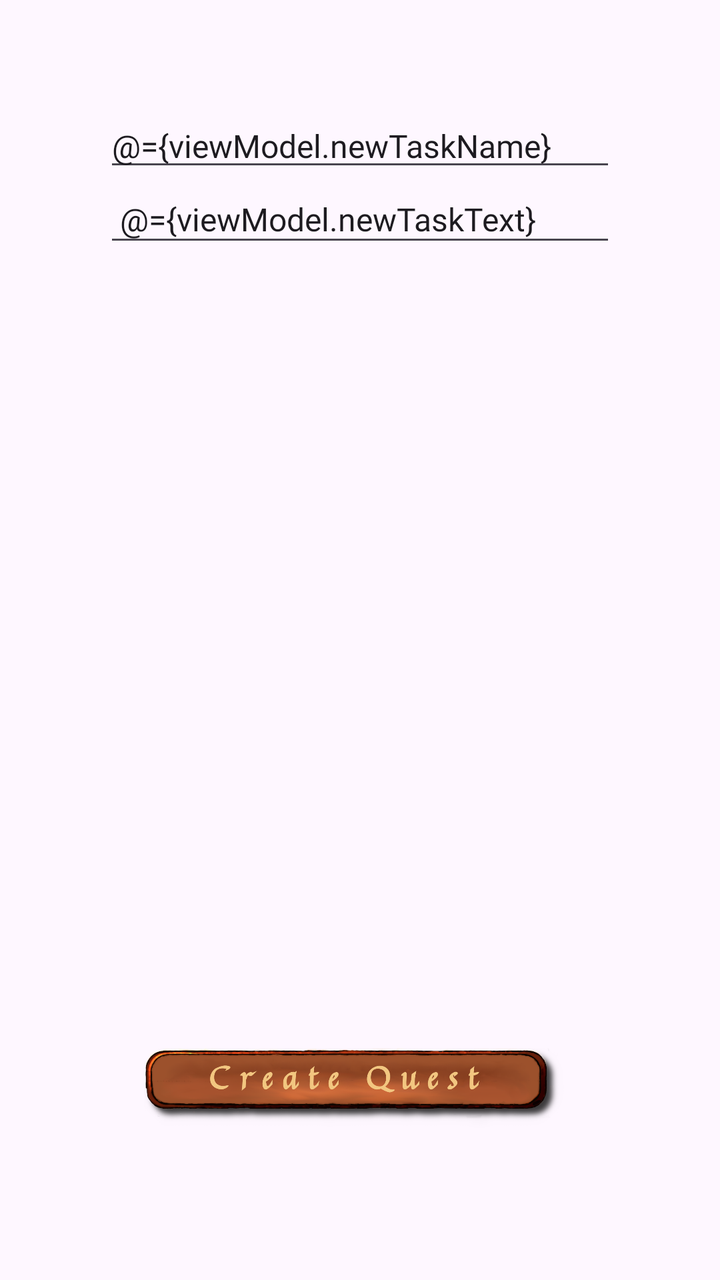
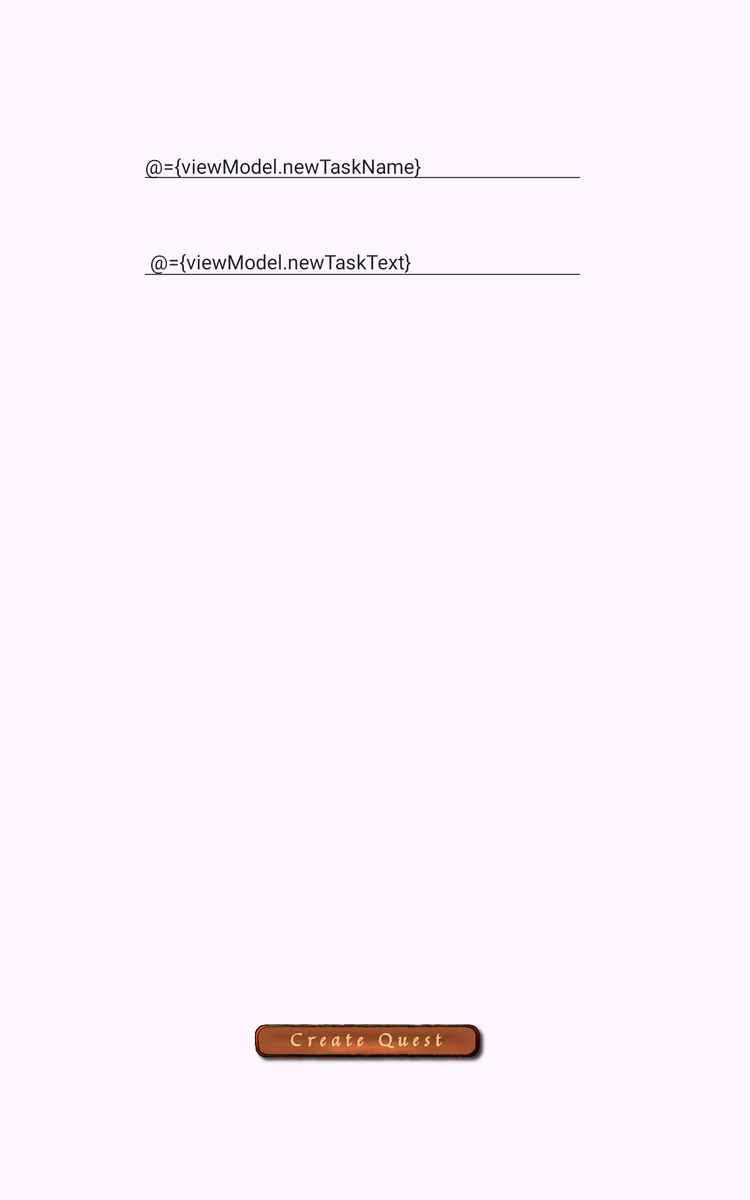

One screen, two layout resources from the same app: the default and the repository's alternative for another configuration. Each is rendered where Android would select it; the XML of both is given below.
<!-- AndroidManifest.xml: application theme Theme.QuestLog -->
<!-- res/layout/fragment_create_task.xml -->
<?xml version="1.0" encoding="utf-8"?>
<layout
    xmlns:android="http://schemas.android.com/apk/res/android"
    xmlns:app="http://schemas.android.com/apk/res-auto"
    xmlns:tools="http://schemas.android.com/tools"
    tools:context=".CreateTaskFragment">

    <data>
        <variable
            name="viewModel"
            type="com.example.questlog.CreateTaskViewModel" />
    </data>

    <androidx.constraintlayout.widget.ConstraintLayout
        android:layout_width="match_parent"
        android:layout_height="match_parent"
        android:padding="16dp"
        android:layout_margin="16dp"
        android:orientation="vertical"
        android:background="@drawable/background_3">

        <ScrollView
            android:id="@+id/scrollView"
            android:layout_width="0dp"
            android:layout_height="0dp"
            android:padding="20dp"
            android:fillViewport="true"
            app:layout_constraintTop_toTopOf="parent"
            app:layout_constraintBottom_toTopOf="@+id/buttonsLayout"
            app:layout_constraintStart_toStartOf="parent"
            app:layout_constraintEnd_toEndOf="parent">

            <LinearLayout
                android:layout_width="match_parent"
                android:layout_height="match_parent"
                android:orientation="vertical">

                <EditText
                    android:id = "@+id/task_name"
                    android:layout_width="match_parent"
                    android:layout_height="wrap_content"
                    android:inputType="text"
                    android:hint="@string/create_task_hint_text"
                    android:textSize="16sp"
                    android:fontFamily="@font/kurale_regular"
                    android:text="@={viewModel.newTaskName}"/>

                <EditText
                    android:id="@+id/task_text"
                    android:layout_width="match_parent"
                    android:layout_height="wrap_content"
                    android:inputType="textMultiLine"
                    android:textSize="16sp"
                    android:fontFamily="@font/kurale_regular"
                    android:padding="8dp"
                    android:text="@={viewModel.newTaskText}"/>

            </LinearLayout>

        </ScrollView>

        <LinearLayout
            android:id="@+id/buttonsLayout"
            android:layout_width="0dp"
            android:layout_height="wrap_content"
            android:padding="20dp"
            android:orientation="horizontal"
            android:gravity="center"
            android:layout_marginTop="8dp"
            app:layout_constraintBottom_toBottomOf="parent"
            app:layout_constraintStart_toStartOf="parent"
            app:layout_constraintEnd_toEndOf="parent">

            <ImageButton
                android:id="@+id/save_button"
                android:layout_width="match_parent"
                android:layout_height="wrap_content"
                android:layout_margin="20dp"
                android:layout_gravity="center"
                android:src="@drawable/create_button_selector"
                android:adjustViewBounds="true"
                android:scaleType="fitCenter"
                android:background="?attr/selectableItemBackgroundBorderless"
                android:stateListAnimator="@animator/scale_press"
                android:onClick="@{() -> viewModel.addTask()}"/>
        </LinearLayout>

    </androidx.constraintlayout.widget.ConstraintLayout>

</layout>
<!-- resources referenced by this layout -->
<resources>
  <!-- drawable create_button_selector (drawable) -->
  <?xml version="1.0" encoding="utf-8"?>
  <selector xmlns:android="http://schemas.android.com/apk/res/android">
  
      
      <item
          android:state_pressed="true"
          android:drawable="@drawable/create_button_pressed" />
  
      
      <item
          android:drawable="@drawable/create_button_normal" />
  
  </selector>
  <string name="create_task_hint_text">Enter a task name</string>
  <style name="Theme.QuestLog" parent="Base.Theme.QuestLog" />
  <!-- drawable create_button_pressed: png bitmap (drawable, 209637 bytes) -->
  <!-- drawable create_button_normal: png bitmap (drawable, 220191 bytes) -->
  <style name="Base.Theme.QuestLog" parent="Theme.Material3.DayNight.NoActionBar">
          
          
      </style>
</resources>
<!-- res/layout-sw600dp/fragment_create_task.xml (the repository's variant of the layout above) -->
<!-- drawn on a 7-inch tablet held upright -->
<?xml version="1.0" encoding="utf-8"?>
<layout
    xmlns:android="http://schemas.android.com/apk/res/android"
    xmlns:app="http://schemas.android.com/apk/res-auto"
    xmlns:tools="http://schemas.android.com/tools"
    tools:context=".CreateTaskFragment">

    <data>
        <variable
            name="viewModel"
            type="com.example.questlog.CreateTaskViewModel" />
    </data>

    <androidx.constraintlayout.widget.ConstraintLayout
        android:layout_width="match_parent"
        android:layout_height="match_parent"
        android:padding="16dp"
        android:layout_margin="16dp"
        android:orientation="vertical"
        android:background="@drawable/background_3">

        <ScrollView
            android:id="@+id/scrollView"
            android:layout_width="0dp"
            android:layout_height="0dp"
            android:padding="20dp"
            android:layout_marginTop="40dp"
            android:layout_marginStart="40dp"
            android:layout_marginEnd="40dp"
            android:fillViewport="true"
            app:layout_constraintTop_toTopOf="parent"
            app:layout_constraintBottom_toTopOf="@+id/buttonsLayout"
            app:layout_constraintStart_toStartOf="parent"
            app:layout_constraintEnd_toEndOf="parent">

            <LinearLayout
                android:layout_width="match_parent"
                android:layout_height="match_parent"
                android:orientation="vertical">

                <EditText
                    android:id = "@+id/task_name"
                    android:layout_width="match_parent"
                    android:layout_height="wrap_content"
                    android:layout_marginStart="20dp"
                    android:layout_marginEnd="40dp"
                    android:layout_marginTop="20dp"
                    android:layout_marginBottom="20dp"
                    android:inputType="text"
                    android:hint="@string/create_task_hint_text"
                    android:textSize="16sp"
                    android:fontFamily="@font/kurale_regular"
                    android:text="@={viewModel.newTaskName}"/>

                <EditText
                    android:id="@+id/task_text"
                    android:layout_width="match_parent"
                    android:layout_height="wrap_content"
                    android:layout_marginStart="20dp"
                    android:layout_marginEnd="40dp"
                    android:layout_marginTop="20dp"
                    android:layout_marginBottom="20dp"
                    android:inputType="textMultiLine"
                    android:textSize="16sp"
                    android:fontFamily="@font/kurale_regular"
                    android:padding="8dp"
                    android:text="@={viewModel.newTaskText}"/>

            </LinearLayout>

        </ScrollView>

        <View
            android:layout_width="match_parent"
            android:layout_height="3dp"
            android:background="@color/divider_color"
            android:layout_marginStart="60dp"
            android:layout_marginEnd="60dp"
            android:layout_marginBottom="20dp"
            app:layout_constraintBottom_toTopOf="@+id/buttonsLayout"
            app:layout_constraintStart_toStartOf="parent"
            app:layout_constraintEnd_toEndOf="parent"/>

        <LinearLayout
            android:id="@+id/buttonsLayout"
            android:layout_width="0dp"
            android:layout_height="wrap_content"
            android:padding="20dp"
            android:orientation="horizontal"
            android:gravity="center"
            android:layout_marginTop="8dp"
            app:layout_constraintBottom_toBottomOf="parent"
            app:layout_constraintStart_toStartOf="parent"
            app:layout_constraintEnd_toEndOf="parent">

            <ImageButton
                android:id="@+id/save_button"
                android:layout_width="match_parent"
                android:layout_height="wrap_content"
                android:layout_marginStart="150dp"
                android:layout_marginEnd="150dp"
                android:layout_marginTop="20dp"
                android:layout_marginBottom="40dp"
                android:layout_gravity="center"
                android:src="@drawable/create_button_selector"
                android:adjustViewBounds="true"
                android:scaleType="fitCenter"
                android:background="?attr/selectableItemBackgroundBorderless"
                android:stateListAnimator="@animator/scale_press"
                android:onClick="@{() -> viewModel.addTask()}"/>
        </LinearLayout>

    </androidx.constraintlayout.widget.ConstraintLayout>

</layout>
